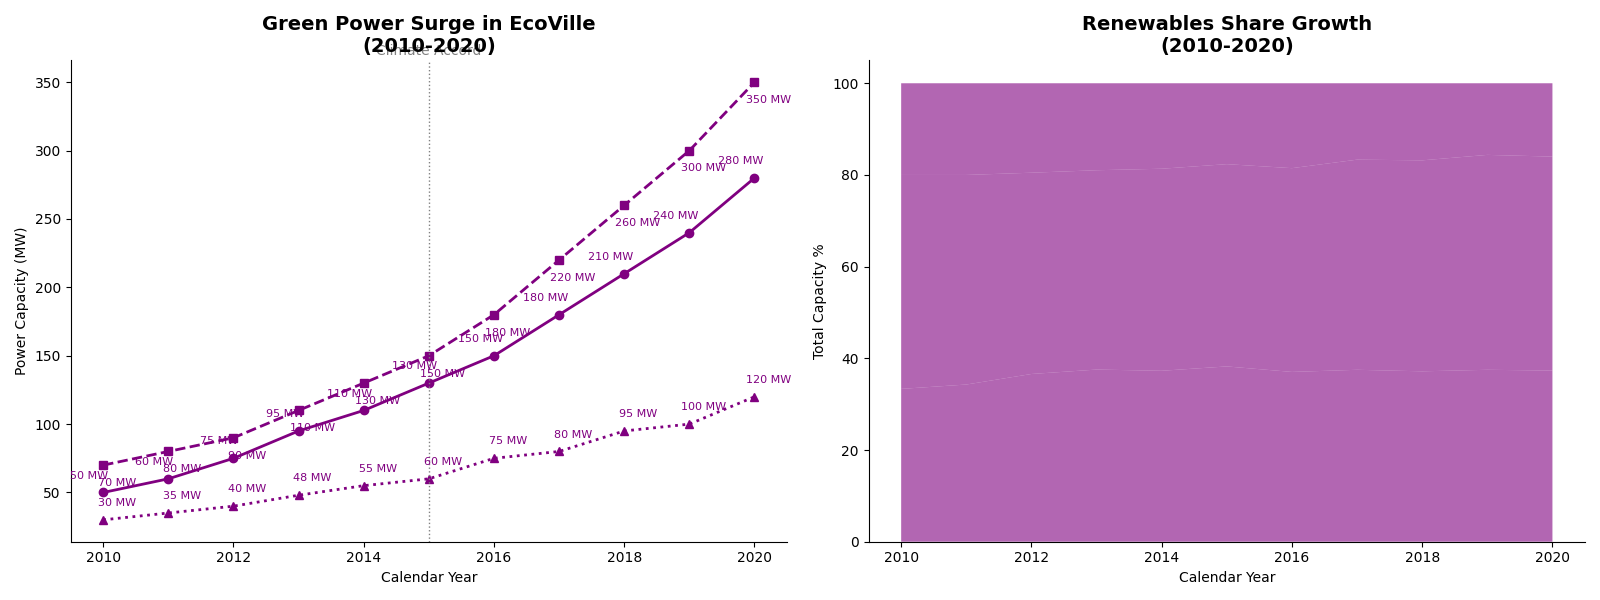

Source code (Python):
import matplotlib.pyplot as plt
import numpy as np

years = np.arange(2010, 2021)
solar_capacity = np.array([50, 60, 75, 95, 110, 130, 150, 180, 210, 240, 280])
wind_capacity = np.array([70, 80, 90, 110, 130, 150, 180, 220, 260, 300, 350])
hydro_capacity = np.array([30, 35, 40, 48, 55, 60, 75, 80, 95, 100, 120])

total_capacity = solar_capacity + wind_capacity + hydro_capacity
solar_percentage = (solar_capacity / total_capacity) * 100
wind_percentage = (wind_capacity / total_capacity) * 100
hydro_percentage = (hydro_capacity / total_capacity) * 100

fig, (ax2, ax1) = plt.subplots(1, 2, figsize=(16, 6))

ax1.stackplot(years, solar_percentage, wind_percentage, hydro_percentage, colors=['purple', 'purple', 'purple'], alpha=0.6)
ax1.set_title('Renewables Share Growth\n(2010-2020)', fontsize=14, fontweight='bold')
ax1.set_xlabel('Calendar Year', fontsize=10)
ax1.set_ylabel('Total Capacity %', fontsize=10)
ax1.spines['top'].set_visible(False)
ax1.spines['right'].set_visible(False)

ax2.plot(years, solar_capacity, marker='o', linestyle='-', color='purple', linewidth=2)
ax2.plot(years, wind_capacity, marker='s', linestyle='--', color='purple', linewidth=2)
ax2.plot(years, hydro_capacity, marker='^', linestyle=':', color='purple', linewidth=2)

for i, (x, y) in enumerate(zip(years, solar_capacity)):
    ax2.annotate(f'{y} MW', (x, y), textcoords="offset points", xytext=(-10,10), ha='center', fontsize=8, color='purple')
for i, (x, y) in enumerate(zip(years, wind_capacity)):
    ax2.annotate(f'{y} MW', (x, y), textcoords="offset points", xytext=(10,-15), ha='center', fontsize=8, color='purple')
for i, (x, y) in enumerate(zip(years, hydro_capacity)):
    ax2.annotate(f'{y} MW', (x, y), textcoords="offset points", xytext=(10,10), ha='center', fontsize=8, color='purple')

ax2.set_title('Green Power Surge in EcoVille\n(2010-2020)', fontsize=14, fontweight='bold')
ax2.set_xlabel('Calendar Year', fontsize=10)
ax2.set_ylabel('Power Capacity (MW)', fontsize=10)
ax2.spines['top'].set_visible(False)
ax2.spines['right'].set_visible(False)

ax2.axvline(x=2015, color='gray', linestyle=':', linewidth=1)
ax2.text(2015, max(max(solar_capacity), max(wind_capacity), max(hydro_capacity)) + 20, 'Climate Accord', ha='center', color='gray')

plt.tight_layout()
plt.show()
